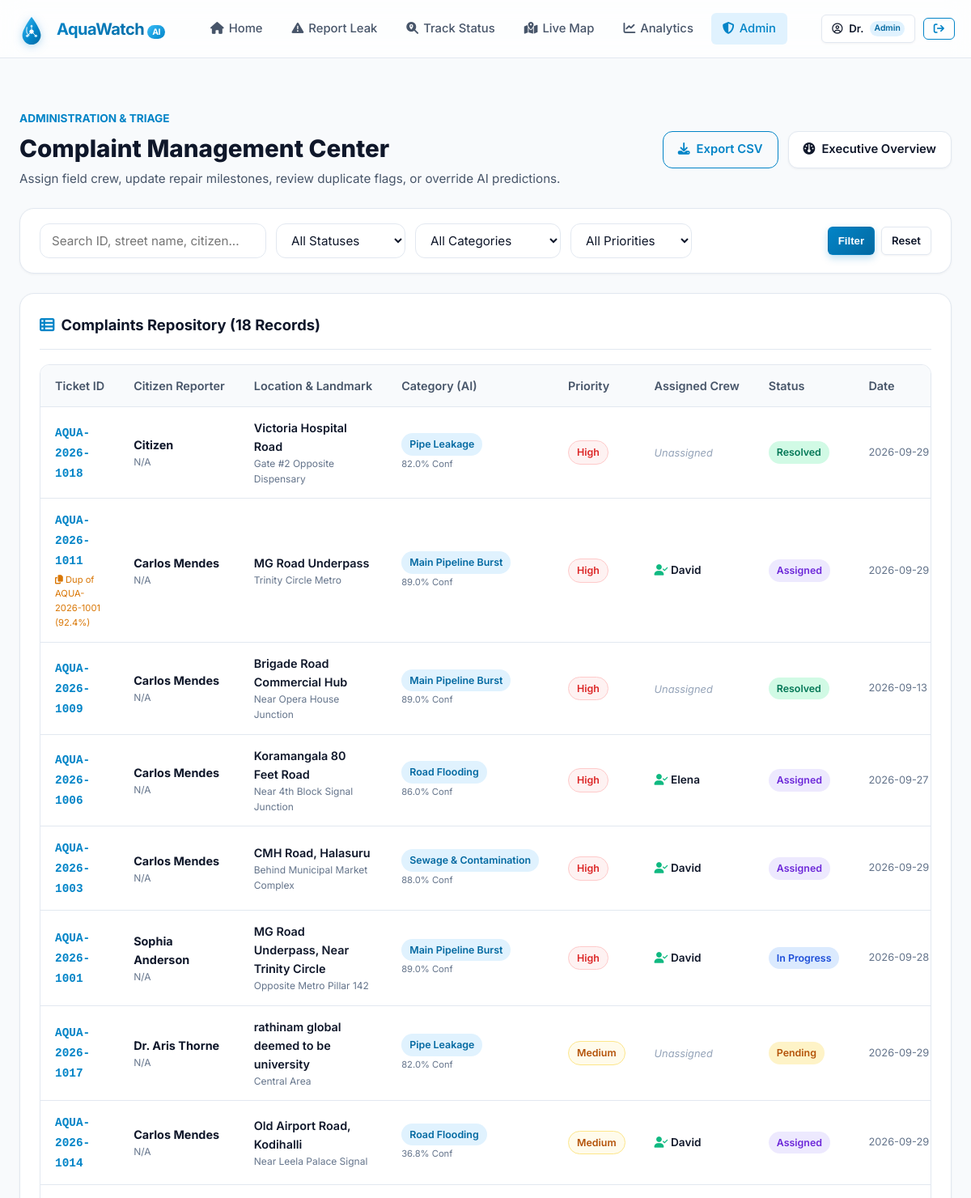
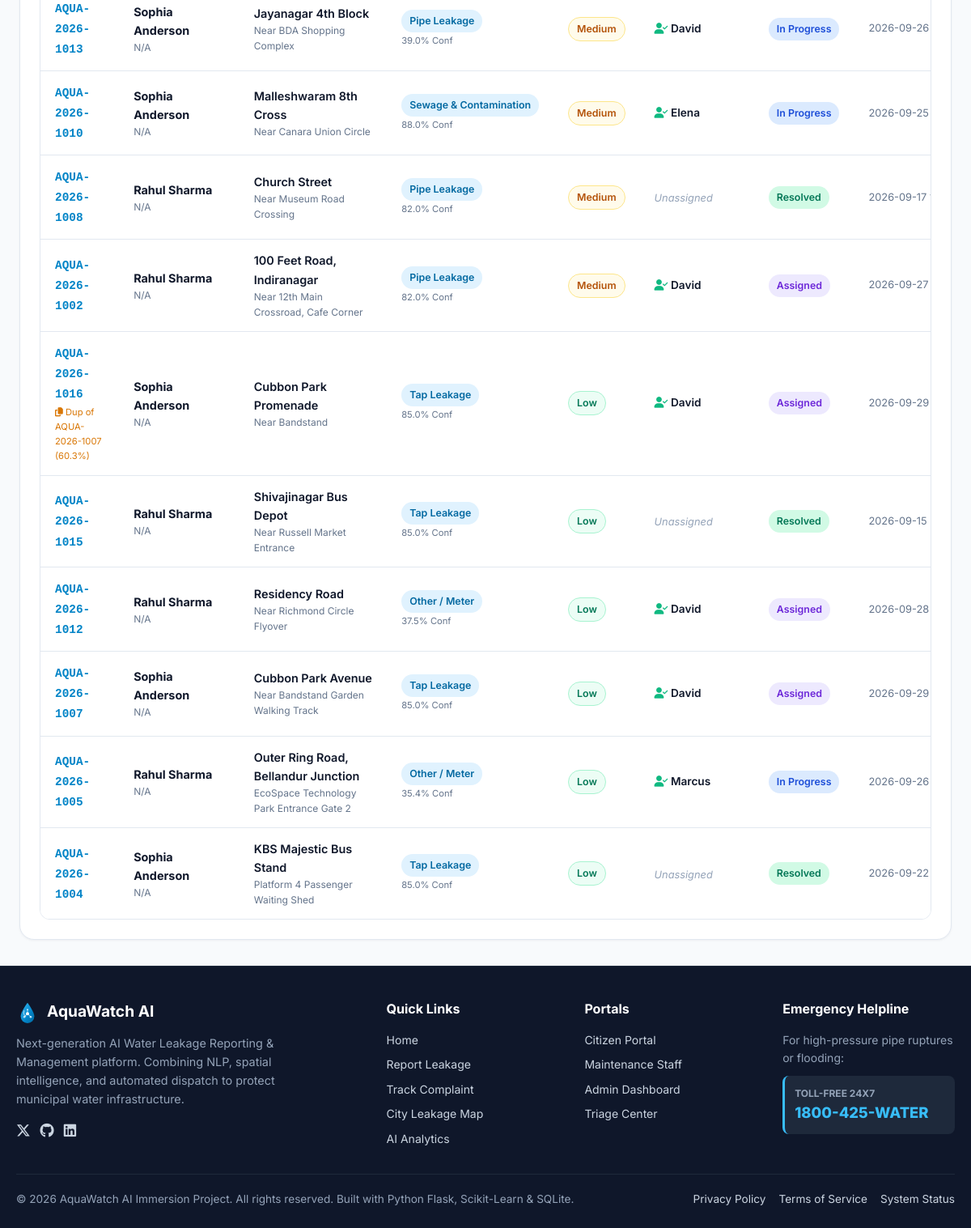
The page /admin/complaints (signed in) on the database its author committed (2 pictures, top to bottom).
### tables this page shows
CREATE TABLE users (
            id INTEGER PRIMARY KEY AUTOINCREMENT,
            full_name TEXT NOT NULL,
            email TEXT UNIQUE NOT NULL,
            password_hash TEXT NOT NULL,
            phone TEXT,
            role TEXT NOT NULL DEFAULT 'citizen', -- 'citizen', 'admin', 'staff'
            created_at TIMESTAMP DEFAULT CURRENT_TIMESTAMP
        );

CREATE TABLE complaints (
            id INTEGER PRIMARY KEY AUTOINCREMENT,
            complaint_id TEXT UNIQUE NOT NULL,
            user_id INTEGER,
            title TEXT NOT NULL,
            street_name TEXT NOT NULL,
            landmark TEXT,
            latitude REAL NOT NULL,
            longitude REAL NOT NULL,
            category TEXT NOT NULL,
            ai_predicted_category TEXT,
            ai_confidence REAL DEFAULT 0.0,
            priority TEXT NOT NULL DEFAULT 'Medium',
            ai_priority_score INTEGER DEFAULT 50,
            user_severity INTEGER DEFAULT 3,
            description TEXT NOT NULL,
            ai_field_summary TEXT,
            photo_path TEXT,
            status TEXT NOT NULL DEFAULT 'Pending', -- 'Pending', 'Assigned', 'In Progress', 'Resolved', 'Rejected'
            is_duplicate_of TEXT,
            duplicate_score REAL DEFAULT 0.0,
            estimated_loss_lph INTEGER DEFAULT 200,
            created_at TIMESTAMP DEFAULT CURRENT_TIMESTAMP,
            updated_at TIMESTAMP DEFAULT CURRENT_TIMESTAMP,
            FOREIGN KEY (user_id) REFERENCES users (id) ON DELETE SET NULL
        );

### app.py (the view)
@app.route('/admin/complaints')
@admin_required
def admin_complaints():
    query_q = request.args.get('q', '').strip()
    query_status = request.args.get('status', '').strip()
    query_cat = request.args.get('category', '').strip()
    query_prio = request.args.get('priority', '').strip()
    highlight = request.args.get('highlight', '').strip()
    sql = '''
        SELECT c.*, u.full_name as user_name, u.phone as user_phone,
               staff_u.full_name as assigned_staff_name
        FROM complaints c
        LEFT JOIN users u ON c.user_id = u.id
        LEFT JOIN assignments a ON c.complaint_id = a.complaint_id AND a.status != 'Completed'
        LEFT JOIN users staff_u ON a.staff_id = staff_u.id
        WHERE 1=1
    '''
    params = []
    if query_q:
        sql += " AND (c.complaint_id LIKE ? OR c.street_name LIKE ? OR c.title LIKE ? OR u.full_name LIKE ?)"
        p = f"%{query_q}%"
        params.extend([p, p, p, p])
    if query_status:
        sql += " AND c.status = ?"
        params.append(query_status)
    if query_cat:
        sql += " AND c.category = ?"
        params.append(query_cat)
    if query_prio:
        sql += " AND c.priority = ?"
        params.append(query_prio)
    sql += " ORDER BY CASE c.priority WHEN 'High' THEN 1 WHEN 'Medium' THEN 2 ELSE 3 END, c.id DESC"
    conn = get_db_connection()
    complaints = conn.execute(sql, params).fetchall()
    staff_rows = conn.execute('''
        SELECT u.id as user_id, u.full_name, sp.specialty, sp.zone,
               COUNT(CASE WHEN a.status IN ('Assigned', 'In Progress') THEN 1 END) as active_count
        FROM users u
        JOIN staff_profiles sp ON u.id = sp.user_id
        LEFT JOIN assignments a ON u.id = a.staff_id
        GROUP BY u.id
        ORDER BY active_count ASC
    ''').fetchall()
    conn.close()
    return render_template(
        'admin_complaints.html',
        complaints=complaints,
        staff_list=staff_rows,
        query_q=query_q,
        query_status=query_status,
        query_cat=query_cat,
        query_prio=query_prio,
        highlight=highlight
    )

### templates/admin_complaints.html (shortened to what this page needs)
{% extends 'base.html' %}
{% block content %}
<div class="container-fluid" style="padding: 32px 24px;">
  <div style="display: flex; justify-content: space-between; align-items: center; margin-bottom: 24px; flex-wrap: wrap; gap: 16px;">
    <div>
      <div style="font-size: 0.85rem; color: #0284c7; font-weight: 700; text-transform: uppercase;">ADMINISTRATION &amp; TRIAGE</div>
      <h1 style="font-size: 1.85rem; font-weight: 800; color: #0f172a; margin: 2px 0;">Complaint Management Center</h1>
      <p style="font-size: 0.95rem; color: #475569;">Assign field crew, update repair milestones, review duplicate flags, or override AI predictions.</p>
    </div>
    <div style="display: flex; gap: 12px;">
      <a href="{{ url_for('admin_export_csv') }}" class="btn btn-outline">
        <i class="fa-solid fa-download"></i> Export CSV
      </a>
      <a href="{{ url_for('admin_dashboard') }}" class="btn btn-secondary">
        <i class="fa-solid fa-gauge"></i> Executive Overview
      </a>
    </div>
  </div>
  <div class="card" style="padding: 18px 24px; margin-bottom: 24px;">
    <form method="GET" action="{{ url_for('admin_complaints') }}" style="display: flex; gap: 12px; flex-wrap: wrap; align-items: center; justify-content: space-between;">
      <div style="display: flex; gap: 12px; flex-wrap: wrap; flex: 1;">
        <input type="text" name="q" value="{{ query_q or '' }}" placeholder="Search ID, street name, citizen..." class="form-control" style="max-width: 280px;">
        <select name="status" class="form-select" style="max-width: 160px;">
          <option value="">All Statuses</option>
        </select>
        <select name="category" class="form-select" style="max-width: 180px;">
          <option value="">All Categories</option>
        </select>
        <select name="priority" class="form-select" style="max-width: 150px;">
          <option value="">All Priorities</option>
        </select>
      </div>
      <div style="display: flex; gap: 8px;">
        <button type="submit" class="btn btn-primary btn-sm">Filter</button>
        <a href="{{ url_for('admin_complaints') }}" class="btn btn-secondary btn-sm">Reset</a>
      </div>
    </form>
  </div>
  <div class="card" style="padding: 24px;">
    <div class="card-header">
      <h2 class="card-title">
        <i class="fa-solid fa-table-list" style="color: var(--primary);"></i> Complaints Repository ({{ complaints|length }} Records)
      </h2>
    </div>
    {% if complaints %}
      <div class="table-responsive">
        <table class="table">
          <thead>
            <tr>
              <th>Ticket ID</th>
              <th>Citizen Reporter</th>
              <th>Location &amp; Landmark</th>
              <th>Category (AI)</th>
              <th>Priority</th>
              <th>Assigned Crew</th>
              <th>Status</th>
              <th>Date</th>
            </tr>
          </thead>
          <tbody>
            {% for c in complaints %}
              <tr {% if highlight_id == c.complaint_id %}style="background: #fef9c3;"{% endif %}>
                <td>
                  <strong style="color: var(--primary); font-family: monospace;">{{ c.complaint_id }}</strong>
                  {% if c.is_duplicate_of %}
                    <div style="font-size: 0.7rem; color: #d97706; margin-top: 2px;">
                      <i class="fa-solid fa-copy"></i> Dup of {{ c.is_duplicate_of }} ({{ c.duplicate_score }}%)
                    </div>
                  {% endif %}
                </td>
                <td>
                  <div style="font-weight: 700; color: #0f172a;">{{ c.user_name or 'Citizen' }}</div>
                  <div style="font-size: 0.75rem; color: #64748b;">{{ c.user_email or 'N/A' }}</div>
                </td>
                <td>
                  <div style="font-weight: 600; color: #0f172a;">{{ c.street_name }}</div>
                  <div style="font-size: 0.75rem; color: #64748b;">{{ c.landmark or 'Central Area' }}</div>
                </td>
                <td>
                  <span class="badge" style="background:#e0f2fe; color:#0369a1;">{{ c.category }}</span>
                  <div style="font-size: 0.7rem; color: #64748b; margin-top: 2px;">{{ c.ai_confidence }}% Conf</div>
                </td>
                <td>
                  <span class="badge badge-prio-{{ c.priority.lower() }}">{{ c.priority }}</span>
                </td>
                <td>
                  {% if c.assigned_staff_name %}
                    <div style="font-weight: 600; font-size: 0.85rem; color: #0f172a;">
                      <i class="fa-solid fa-user-check" style="color:#10b981;"></i> {{ c.assigned_staff_name.split()[0] }}
                    </div>
                  {% else %}
                    <span style="font-size: 0.8rem; color: #94a3b8; font-style: italic;">Unassigned</span>
                  {% endif %}
                </td>
                <td>
                  <span class="badge badge-{{ c.status.lower().replace(' ', '-') }}">{{ c.status }}</span>
                </td>
                <td style="font-size: 0.8rem; color: #64748b; white-space: nowrap;">
                  {{ c.created_at[:16] }}
                </td>
              </tr>
            {% endfor %}
          </tbody>
        </table>
      </div>
    {% else %}
      <div style="text-align: center; padding: 48px 20px;">
        <p style="color: #64748b;">No complaints match the specified search parameters.</p>
        <a href="{{ url_for('admin_complaints') }}" class="btn btn-secondary btn-sm">Clear Filters</a>
      </div>
    {% endif %}
  </div>
</div>
{% endblock %}

### templates/base.html (shortened to what this page needs)
<!DOCTYPE html>
<html lang="en">
<head>
  <link rel="stylesheet" href="https://cdnjs.cloudflare.com/ajax/libs/font-awesome/6.5.1/css/all.min.css">
  <link rel="stylesheet" href="https://unpkg.com/leaflet@1.9.4/dist/leaflet.css"/>
  <link rel="stylesheet" href="{{ url_for('static', filename='css/style.css') }}">
</head>
<body>
  <nav class="navbar" id="main-navbar">
    <div class="container nav-inner">
      <a href="{{ url_for('index') }}" class="brand" id="brand-link">
        <img src="{{ url_for('static', filename='images/logo.svg') }}" alt="AquaWatch Logo" class="brand-logo">
        <span class="brand-text">AquaWatch<span class="brand-badge">AI</span></span>
      </a>
      <ul class="nav-links" id="nav-menu">
        <li>
          <a href="{{ url_for('index') }}" class="nav-link {% if request.endpoint == 'index' %}active{% endif %}" id="nav-home">
            <i class="fa-solid fa-house"></i> Home
          </a>
        </li>
        <li>
          <a href="{{ url_for('report_leakage') }}" class="nav-link {% if request.endpoint == 'report_leakage' %}active{% endif %}" id="nav-report">
            <i class="fa-solid fa-triangle-exclamation"></i> Report Leak
          </a>
        </li>
        <li>
          <a href="{{ url_for('track_complaint') }}" class="nav-link {% if request.endpoint == 'track_complaint' %}active{% endif %}" id="nav-track">
            <i class="fa-solid fa-magnifying-glass-location"></i> Track Status
          </a>
        </li>
        <li>
          <a href="{{ url_for('leakage_map') }}" class="nav-link {% if request.endpoint == 'leakage_map' %}active{% endif %}" id="nav-map">
            <i class="fa-solid fa-map-location-dot"></i> Live Map
          </a>
        </li>
        <li>
          <a href="{{ url_for('analytics_page') }}" class="nav-link {% if request.endpoint == 'analytics_page' %}active{% endif %}" id="nav-analytics">
            <i class="fa-solid fa-chart-line"></i> Analytics
          </a>
        </li>
        {% if session.get('user_id') %}
          {% if session.get('role') == 'admin' %}
            <li>
              <a href="{{ url_for('admin_dashboard') }}" class="nav-link {% if request.endpoint in ['admin_dashboard', 'admin_complaints'] %}active{% endif %}" id="nav-admin">
                <i class="fa-solid fa-shield-halved"></i> Admin
              </a>
            </li>
          {% elif session.get('role') == 'staff' %}
            <li>
              <a href="{{ url_for('staff_dashboard') }}" class="nav-link {% if request.endpoint == 'staff_dashboard' %}active{% endif %}" id="nav-staff">
                <i class="fa-solid fa-wrench"></i> Field Crew
              </a>
            </li>
          {% else %}
            <li>
              <a href="{{ url_for('user_dashboard') }}" class="nav-link {% if request.endpoint == 'user_dashboard' %}active{% endif %}" id="nav-dashboard">
                <i class="fa-solid fa-user"></i> My Portal
              </a>
            </li>
          {% endif %}
        {% endif %}
      </ul>
      <div class="nav-cta">
        {% if session.get('user_id') %}
          <div style="display:flex; align-items:center; gap:10px;">
            <a href="{% if session.get('role') == 'admin' %}{{ url_for('admin_dashboard') }}{% elif session.get('role') == 'staff' %}{{ url_for('staff_dashboard') }}{% else %}{{ url_for('user_dashboard') }}{% endif %}" class="btn btn-secondary btn-sm" id="btn-user-profile">
              <i class="fa-regular fa-user-circle"></i> {{ session.get('user_name', 'User').split()[0] }}
              <span class="badge" style="background:#e0f2fe; color:#0369a1; font-size:0.65rem; padding:1px 5px;">{{ session.get('role', 'citizen') }}</span>
            </a>
            <a href="{{ url_for('logout') }}" class="btn btn-outline btn-sm" id="btn-logout" title="Logout">
              <i class="fa-solid fa-arrow-right-from-bracket"></i>
            </a>
          </div>
        {% endif %}
      </div>
    </div>
  </nav>
  <main style="flex:1;">
    {% block content %}{% endblock %}
  </main>
  <footer class="footer">
    <div class="container">
      <div class="footer-top">
        <div>
          <div class="footer-brand">
            <img src="{{ url_for('static', filename='images/logo.svg') }}" alt="AquaWatch Logo" style="width:28px; height:28px;">
            <span>AquaWatch AI</span>
          </div>
          <p style="font-size:0.9rem; line-height:1.6; max-width:340px;">
            Next-generation AI Water Leakage Reporting &amp; Management platform. Combining NLP, spatial intelligence, and automated dispatch to protect municipal water infrastructure.
          </p>
          <div style="margin-top:14px; display:flex; gap:12px; font-size:1.1rem;">
            <a href="#" aria-label="Twitter"><i class="fa-brands fa-x-twitter"></i></a>
            <a href="#" aria-label="GitHub"><i class="fa-brands fa-github"></i></a>
            <a href="#" aria-label="LinkedIn"><i class="fa-brands fa-linkedin"></i></a>
          </div>
        </div>
        <div>
          <h4 style="color:white; font-size:1rem; margin-bottom:14px;">Quick Links</h4>
          <ul style="list-style:none; display:flex; flex-direction:column; gap:8px; font-size:0.875rem;">
            <li><a href="{{ url_for('index') }}">Home</a></li>
            <li><a href="{{ url_for('report_leakage') }}">Report Leakage</a></li>
            <li><a href="{{ url_for('track_complaint') }}">Track Complaint</a></li>
            <li><a href="{{ url_for('leakage_map') }}">City Leakage Map</a></li>
            <li><a href="{{ url_for('analytics_page') }}">AI Analytics</a></li>
          </ul>
        </div>
        <div>
          <h4 style="color:white; font-size:1rem; margin-bottom:14px;">Portals</h4>
          <ul style="list-style:none; display:flex; flex-direction:column; gap:8px; font-size:0.875rem;">
            <li><a href="{{ url_for('user_dashboard') }}">Citizen Portal</a></li>
            <li><a href="{{ url_for('staff_dashboard') }}">Maintenance Staff</a></li>
            <li><a href="{{ url_for('admin_dashboard') }}">Admin Dashboard</a></li>
            <li><a href="{{ url_for('admin_complaints') }}">Triage Center</a></li>
          </ul>
        </div>
        <div>
          <h4 style="color:white; font-size:1rem; margin-bottom:14px;">Emergency Helpline</h4>
          <p style="font-size:0.875rem; margin-bottom:10px;">For high-pressure pipe ruptures or flooding:</p>
          <div style="background:#1e293b; padding:12px; border-radius:8px; border-left:3px solid #38bdf8;">
            <div style="font-size:0.75rem; color:#94a3b8; text-transform:uppercase; font-weight:700;">Toll-Free 24x7</div>
            <div style="font-size:1.15rem; font-weight:800; color:#38bdf8;">1800-425-WATER</div>
          </div>
        </div>
      </div>
      <div class="footer-bottom">
        <div>
          &copy; 2026 AquaWatch AI Immersion Project. All rights reserved. Built with Python Flask, Scikit-Learn &amp; SQLite.
        </div>
        <div style="display:flex; gap:16px;">
          <a href="#">Privacy Policy</a>
          <a href="#">Terms of Service</a>
          <a href="#">System Status</a>
        </div>
      </div>
    </div>
  </footer>
</body>
</html>

### rows shown on the page
users: get "Admin"
complaints: complaint_id "AQUA-2026-1018", user_name "Citizen", user_email "N/A", street_name "Victoria Hospital Road", landmark "Gate #2 Opposite Dispensary", category "Pipe Leakage", ai_confidence "82.0", priority "High", shows "Unassigned", status "Resolved", created_at "2026-09-29…"
complaints: complaint_id "AQUA-2026-1011", is_duplicate_of "AQUA-2026-1001", duplicate_score "92.4", full_name "Carlos Mendes", user_email "N/A", street_name "MG Road Underpass", landmark "Trinity Circle Metro", category "Main Pipeline Burst", ai_confidence "89.0", priority "High", assigned_staff_name "David", status "Assigned", created_at "2026-09-29…"
complaints: complaint_id "AQUA-2026-1009", full_name "Carlos Mendes", user_email "N/A", street_name "Brigade Road Commercial Hub", landmark "Near Opera House Junction", category "Main Pipeline Burst", ai_confidence "89.0", priority "High", shows "Unassigned", status "Resolved", created_at "2026-09-13…"
complaints: complaint_id "AQUA-2026-1006", full_name "Carlos Mendes", user_email "N/A", street_name "Koramangala 80 Feet Road", landmark "Near 4th Block Signal Junction", category "Road Flooding", ai_confidence "86.0", priority "High", assigned_staff_name "Elena", status "Assigned", created_at "2026-09-27…"
complaints: complaint_id "AQUA-2026-1003", full_name "Carlos Mendes", user_email "N/A", street_name "CMH Road, Halasuru", landmark "Behind Municipal Market Complex", category "Sewage & Contamination", ai_confidence "88.0", priority "High", assigned_staff_name "David", status "Assigned", created_at "2026-09-29…"
complaints: complaint_id "AQUA-2026-1001", full_name "Sophia Anderson", user_email "N/A", street_name "MG Road Underpass, Near Trinity Circle", landmark "Opposite Metro Pillar 142", category "Main Pipeline Burst", ai_confidence "89.0", priority "High", assigned_staff_name "David", status "In Progress", created_at "2026-09-28…"
complaints: complaint_id "AQUA-2026-1017", full_name "Dr. Aris Thorne", user_email "N/A", street_name "rathinam global deemed to be university", landmark "Central Area", category "Pipe Leakage", ai_confidence "82.0", priority "Medium", shows "Unassigned", status "Pending", created_at "2026-09-29…"
complaints: complaint_id "AQUA-2026-1014", full_name "Carlos Mendes", user_email "N/A", street_name "Old Airport Road, Kodihalli", landmark "Near Leela Palace Signal", category "Road Flooding", ai_confidence "36.8", priority "Medium", assigned_staff_name "David", status "Assigned", created_at "2026-09-29…"
complaints: complaint_id "AQUA-2026-1013", full_name "Sophia Anderson", user_email "N/A", street_name "Jayanagar 4th Block", landmark "Near BDA Shopping Complex", category "Pipe Leakage", ai_confidence "39.0", priority "Medium", assigned_staff_name "David", status "In Progress", created_at "2026-09-26…"
complaints: complaint_id "AQUA-2026-1010", full_name "Sophia Anderson", user_email "N/A", street_name "Malleshwaram 8th Cross", landmark "Near Canara Union Circle", category "Sewage & Contamination", ai_confidence "88.0", priority "Medium", assigned_staff_name "Elena", status "In Progress", created_at "2026-09-25…"
complaints: complaint_id "AQUA-2026-1008", full_name "Rahul Sharma", user_email "N/A", street_name "Church Street", landmark "Near Museum Road Crossing", category "Pipe Leakage", ai_confidence "82.0", priority "Medium", shows "Unassigned", status "Resolved", created_at "2026-09-17…"
complaints: complaint_id "AQUA-2026-1002", full_name "Rahul Sharma", user_email "N/A", street_name "100 Feet Road, Indiranagar", landmark "Near 12th Main Crossroad, Cafe Corner", category "Pipe Leakage", ai_confidence "82.0", priority "Medium", assigned_staff_name "David", status "Assigned", created_at "2026-09-27…"
complaints: complaint_id "AQUA-2026-1016", is_duplicate_of "AQUA-2026-1007", duplicate_score "60.3", full_name "Sophia Anderson", user_email "N/A", street_name "Cubbon Park Promenade", landmark "Near Bandstand", category "Tap Leakage", ai_confidence "85.0", priority "Low", assigned_staff_name "David", status "Assigned", created_at "2026-09-29…"
complaints: complaint_id "AQUA-2026-1015", full_name "Rahul Sharma", user_email "N/A", street_name "Shivajinagar Bus Depot", landmark "Near Russell Market Entrance", category "Tap Leakage", ai_confidence "85.0", priority "Low", shows "Unassigned", status "Resolved", created_at "2026-09-15…"
complaints: complaint_id "AQUA-2026-1012", full_name "Rahul Sharma", user_email "N/A", street_name "Residency Road", landmark "Near Richmond Circle Flyover", category "Other / Meter", ai_confidence "37.5", priority "Low", assigned_staff_name "David", status "Assigned", created_at "2026-09-28…"
complaints: complaint_id "AQUA-2026-1007", full_name "Sophia Anderson", user_email "N/A", street_name "Cubbon Park Avenue", landmark "Near Bandstand Garden Walking Track", category "Tap Leakage", ai_confidence "85.0", priority "Low", assigned_staff_name "David", status "Assigned", created_at "2026-09-29…"
complaints: complaint_id "AQUA-2026-1005", full_name "Rahul Sharma", user_email "N/A", street_name "Outer Ring Road, Bellandur Junction", landmark "EcoSpace Technology Park Entrance Gate 2", category "Other / Meter", ai_confidence "35.4", priority "Low", assigned_staff_name "Marcus", status "In Progress", created_at "2026-09-26…"
complaints: complaint_id "AQUA-2026-1004", full_name "Sophia Anderson", user_email "N/A", street_name "KBS Majestic Bus Stand", landmark "Platform 4 Passenger Waiting Shed", category "Tap Leakage", ai_confidence "85.0", priority "Low", shows "Unassigned", status "Resolved", created_at "2026-09-22…"

### other values the page prints
{{ session.get('user_name', 'User').split()[0] }} "Dr."
{{ complaints|length }} "18"
